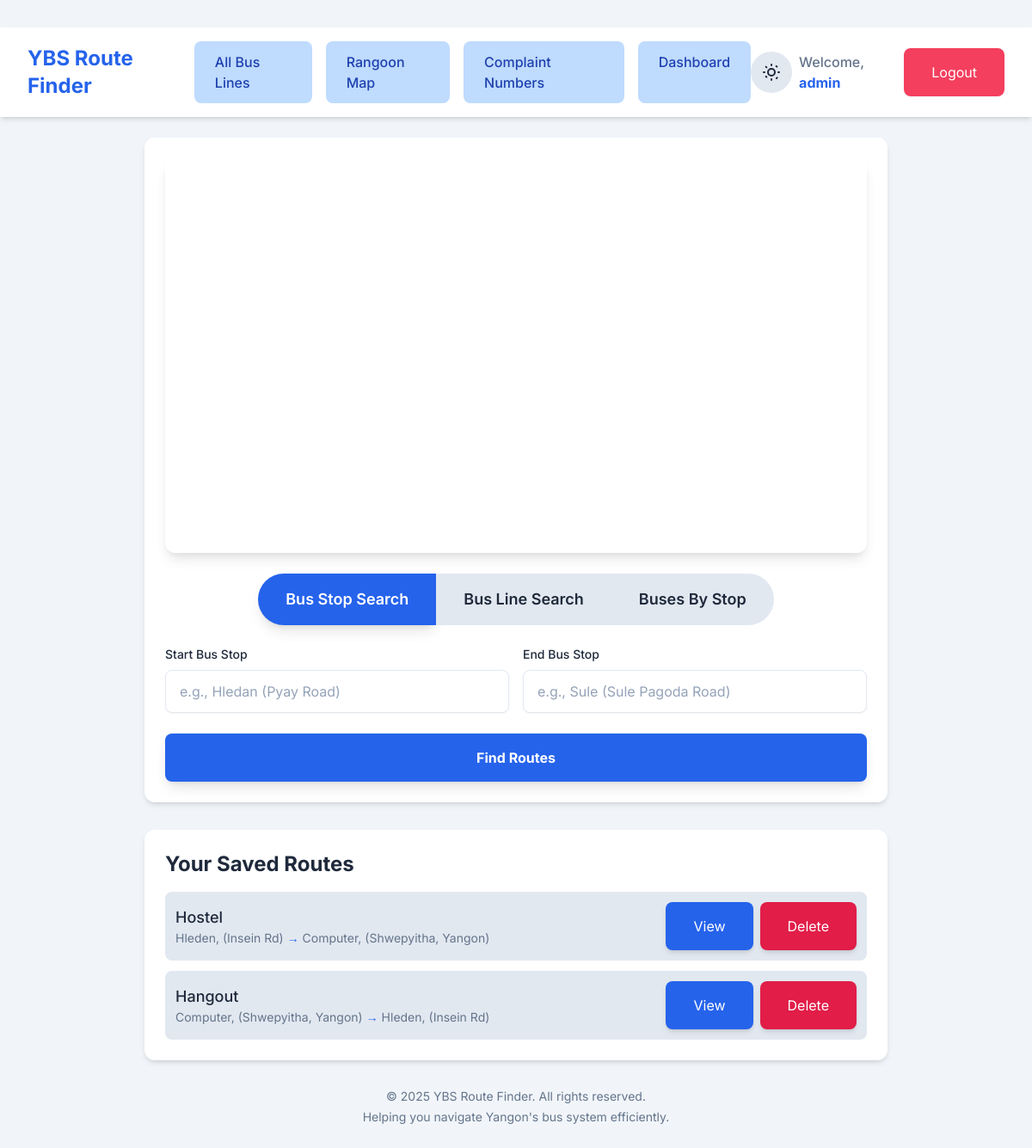
Page / (signed in) on the earlier database version.
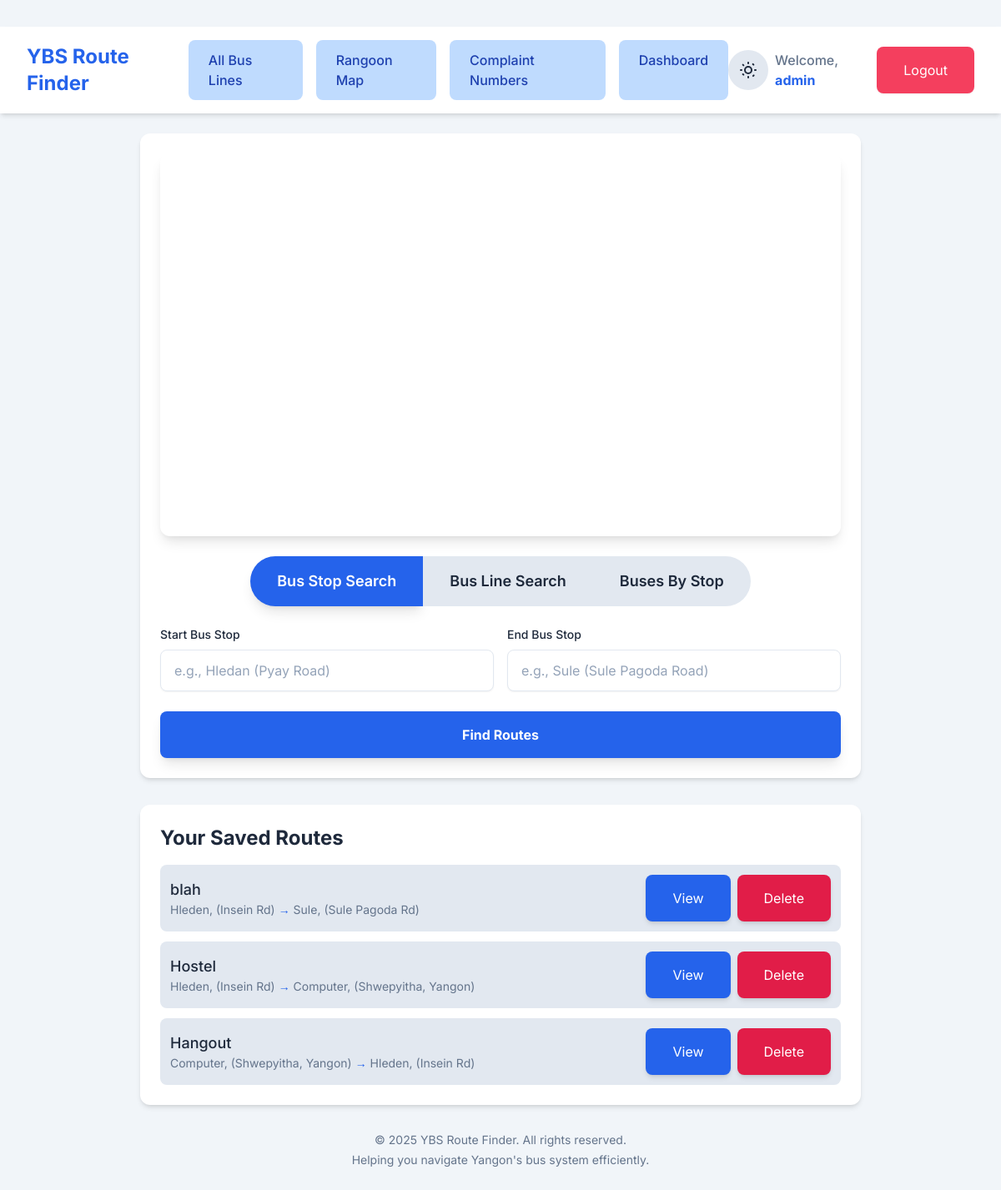
Same page on the later database version.
### bus_routes/models.py (models this page shows, shortened)
class SavedRoute(models.Model):
    user = models.ForeignKey(User, on_delete=models.CASCADE, related_name='saved_routes')
    start_stop = models.ForeignKey(BusStop, on_delete=models.CASCADE, related_name='routes_as_start')
    end_stop = models.ForeignKey(BusStop, on_delete=models.CASCADE, related_name='routes_as_end')
    name = models.CharField(max_length=100, blank=True, null=True)
    created_at = models.DateTimeField(auto_now_add=True)
    class Meta:
        verbose_name = "Saved Route"
        verbose_name_plural = "Saved Routes"
        ordering = ['-created_at']

class BusStop(models.Model):
    name_mm = models.CharField(max_length=255, verbose_name="Stop Name (Myanmar)")
    name_en = models.CharField(max_length=255, verbose_name="Stop Name (English)")
    road_name_mm = models.CharField(max_length=255, blank=True, null=True, verbose_name="Road Name (Myanmar)")
    road_name_en = models.CharField(max_length=255, blank=True, null=True, verbose_name="Road Name (English)")
    latitude = models.DecimalField(max_digits=9, decimal_places=6, null=True, blank=True, verbose_name="Latitude")
    longitude = models.DecimalField(max_digits=9, decimal_places=6, null=True, blank=True, verbose_name="Longitude")
    class Meta:
        verbose_name = "Bus Stop"
        verbose_name_plural = "Bus Stops"
        unique_together = (('name_mm', 'road_name_mm'), ('name_en', 'road_name_en'))

### bus_routes/views.py (the view)
# urls.py: path('', views.home, name='home'),
def home(request):
    bus_stops = BusStop.objects.all().order_by('name_en', 'road_name_en')
    saved_routes = None
    if request.user.is_authenticated:
        saved_routes = SavedRoute.objects.filter(user=request.user).order_by('-created_at')
    return render(request, 'home.html', {
        'bus_stops': bus_stops,
        'saved_routes': saved_routes
    })

### templates/home.html (shortened to what the changed rows need)
<!DOCTYPE html>
<html lang="en">
<head>
    {% load static %}
    <script src="https://cdn.tailwindcss.com"></script>
    <link rel="stylesheet" href="https://unpkg.com/leaflet@1.7.1/dist/leaflet.css">
</head>
<body class="min-h-screen flex flex-col items-center py-8">
    <header class="header w-full shadow-md p-4 mb-6 flex flex-col md:flex-row justify-between items-center px-8">
        <div class="flex items-center mb-4 md:mb-0">
            <h1 class="text-2xl font-bold text-blue-600 dark-theme:text-blue-400">YBS Route Finder</h1>
        </div>
    </header>
    <div class="container mx-auto px-4 w-full max-w-4xl">
        <main class="w-full">
            {% if user.is_authenticated and saved_routes %}
                <div class="card rounded-xl shadow-md p-6 mb-8">
                    <h2 class="text-2xl font-bold text-main-color mb-4">Your Saved Routes</h2>
                    <div class="space-y-3">
                        {% for route in saved_routes %}
                        <div class="flex flex-col sm:flex-row justify-between items-center p-3 bg-secondary rounded-lg hover:bg-gray-200 transition-all duration-200 saved-route-item dark-theme:bg-slate-700 dark-theme:hover:bg-slate-600">
                            <div class="mb-2 sm:mb-0">
                                <div class="font-medium text-lg text-main-color">{{ route.name }}</div>
                                <div class="text-sm text-secondary-color">
                                    <span class="start-stop">{{ route.start_stop.name_en }}{% if route.start_stop.road_name_en %}, ({{ route.start_stop.road_name_en }}){% endif %}</span>
                                    <span class="text-blue-600">→</span>
                                    <span class="end-stop">{{ route.end_stop.name_en }}{% if route.end_stop.road_name_en %}, ({{ route.end_stop.road_name_en }}){% endif %}</span>
                                </div>
                            </div>
                            <div class="flex space-x-2">
                                <a href="{% url 'view_saved_route' route.id %}"
                                class="px-8 py-4 bg-blue-600 text-white rounded-lg hover:bg-blue-700 transition-all duration-200 text-base shadow-md hover:shadow-lg">
                                    View
                                </a>
                                <a href="{% url 'delete_saved_route' route.id %}"
                                class="px-8 py-4 bg-rose-600 text-white rounded-lg hover:bg-rose-700 transition-all duration-200 text-base shadow-md hover:shadow-lg"
                                onclick="return confirm('Are you sure you want to delete this saved route?')">
                                    Delete
                                </a>
                            </div>
                        </div>
                        {% endfor %}
                    </div>
                </div>
            {% endif %}
        </main>
    </div>
</body>
</html>

Differences in the rows shown:
added SavedRoute: name "blah", start_stop.name_en "Hleden", start_stop.road_name_en "Insein Rd", end_stop.name_en "Sule", end_stop.road_name_en "Sule Pagoda Rd"
